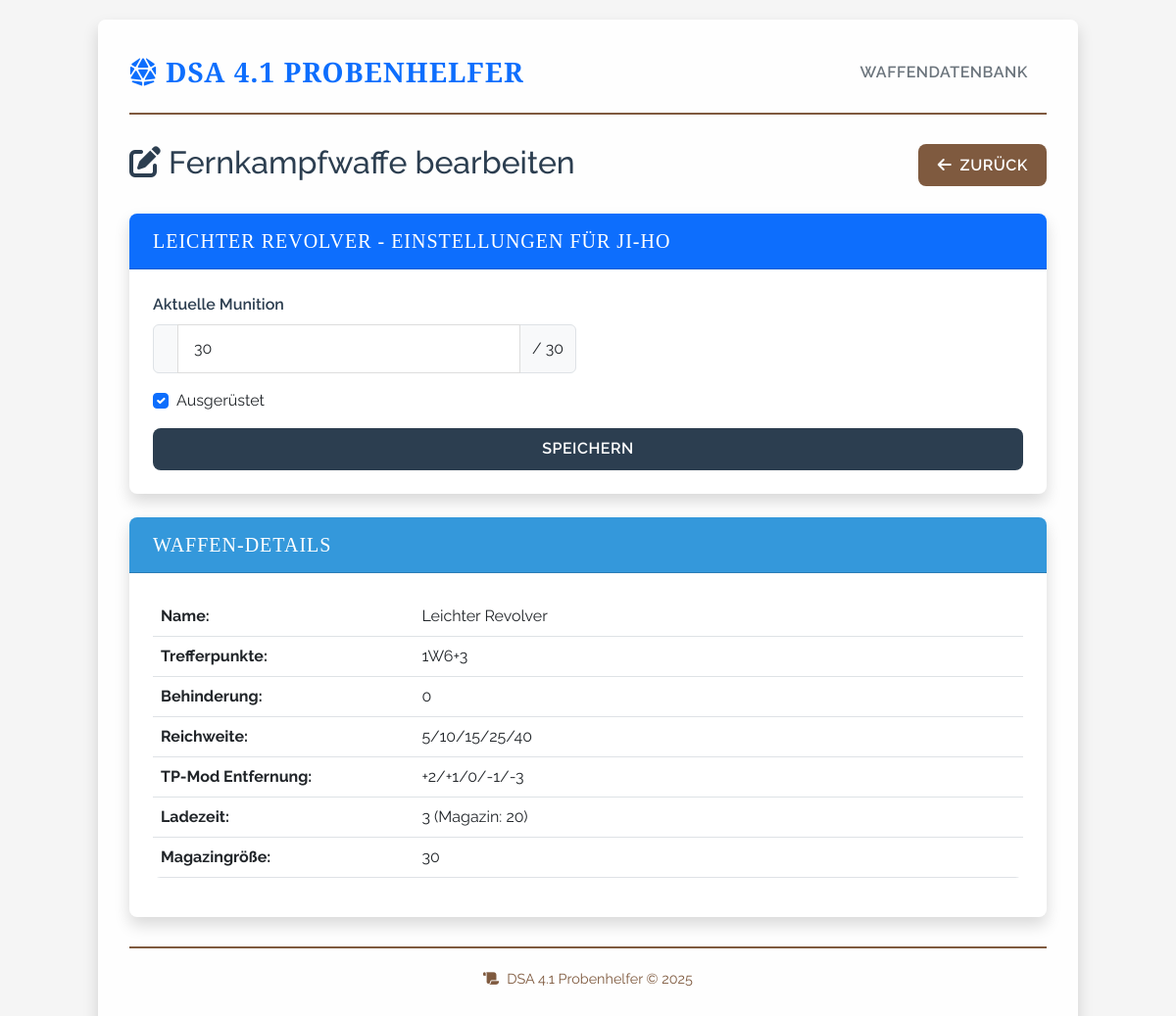
The page /character_weapon/ranged/1/edit on the database its author committed.
### app.py (models this page shows, shortened)
class Weapon(db.Model):
    __abstract__ = True
    id = db.Column(db.Integer, primary_key=True)
    name = db.Column(db.String(100), nullable=False)

class RangedWeapon(Weapon):
    __tablename__ = 'ranged_weapon'
    be = db.Column(db.Integer, default=0)  # Behinderung
    tp = db.Column(db.String(20), nullable=False)  # z.B. "1W6+4"
    reichweite = db.Column(db.String(50), nullable=False)  # z.B. "5/10/15/25/40"
    tp_mod_entfernung = db.Column(db.String(50), nullable=False)  # z.B. "+2/+1/0/-1/-3"
    ladezeit_einzeln = db.Column(db.Integer, default=1)  # Ladezeit innerhalb eines Magazins
    ladezeit_magazin = db.Column(db.Integer, nullable=True)  # Ladezeit für Magazinwechsel, NULL wenn kein Magazin
    munition_max = db.Column(db.Integer, default=0)  # Maximale Munition
    character_links = db.relationship('CharacterRangedWeapon', backref='weapon', lazy=True, cascade="all, delete-orphan")

class Character(db.Model):
    id = db.Column(db.Integer, primary_key=True)
    name = db.Column(db.String(100), nullable=False)
    lp = db.Column(db.Integer, nullable=False)
    ap = db.Column(db.Integer, nullable=False)
    op = db.Column(db.Integer, nullable=False)
    chi = db.Column(db.Integer, nullable=False, default=0)  # Neue Spalte für Chi-Punkte
    rs_wert = db.Column(db.Integer, nullable=False)
    pa_basis = db.Column(db.Integer, nullable=False)
    at_basis = db.Column(db.Integer, nullable=False)
    wundschwelle = db.Column(db.Integer, nullable=False)
    damage = db.Column(db.Integer, nullable=False)
    wunden = db.Column(db.Integer, nullable=False)
    initiative = db.Column(db.Integer, nullable=False)
    mut = db.Column(db.Integer, nullable=False)
    klugheit = db.Column(db.Integer, nullable=False)
    intuition = db.Column(db.Integer, nullable=False)
    charisma = db.Column(db.Integer, nullable=False)
    fingerfertigkeit = db.Column(db.Integer, nullable=False)
    gewandtheit = db.Column(db.Integer, nullable=False)
    konstitution = db.Column(db.Integer, nullable=False)
    koerperkraft = db.Column(db.Integer, nullable=False)
    be = db.Column(db.Integer, default=0)
    talente = db.relationship('Talent', backref='character', lazy=True, cascade="all, delete-orphan")
    melee_weapon_links = db.relationship('CharacterMeleeWeapon', backref='character', lazy=True, cascade="all, delete-orphan")
    ranged_weapon_links = db.relationship('CharacterRangedWeapon', backref='character', lazy=True, cascade="all, delete-orphan")
    parry_weapon_links = db.relationship('CharacterParryWeapon', backref='character', lazy=True, cascade="all, delete-orphan")

### app.py (the view)
@app.route('/character_weapon/ranged/<int:link_id>/edit', methods=['GET', 'POST'])
def edit_character_ranged_weapon(link_id):
    char_weapon = db.session.get(CharacterRangedWeapon, link_id)
    if char_weapon is None:
        abort(404)
    weapon = db.session.get(RangedWeapon, char_weapon.weapon_id)
    character = db.session.get(Character, char_weapon.character_id)
    form = CharacterWeaponForm(obj=char_weapon)
    if form.validate_on_submit():
        char_weapon.munition_aktuell = form.munition_aktuell.data
        char_weapon.equipped = form.equipped.data
        db.session.commit()
        flash(f'Einstellungen für "{weapon.name}" wurden aktualisiert!', 'success')
        return redirect(url_for('character_weapons', character_id=character.id))
    return render_template('character_weapon_form.html',
                          form=form,
                          weapon=weapon,
                          character=character,
                          is_melee=False,
                          is_ranged=True,
                          is_parry=False,
                          title='Fernkampfwaffe bearbeiten')

### app.py
class CharacterWeaponForm(FlaskForm):
    munition_aktuell = IntegerField('Aktuelle Munition', validators=[NumberRange(min=0)], default=0)
    equipped = BooleanField('Ausgerüstet')
    submit = SubmitField('Speichern')

### templates/character_weapon_form.html (shortened to what this page needs)
{% extends "layout.html" %}
{% block content %}
<div class="row mb-4">
  <div class="col">
    <h2><i class="fas fa-edit me-2"></i>{{ title }}</h2>
  </div>
  <div class="col text-end">
    <a href="{{ url_for('character_weapons', character_id=character.id) }}" class="btn btn-secondary">
      <i class="fas fa-arrow-left me-1"></i> Zurück
    </a>
  </div>
</div>
<div class="card mb-4">
  <div class="card-header bg-primary text-white">
    <h5 class="mb-0">{{ weapon.name }} - Einstellungen für {{ character.name }}</h5>
  </div>
  <div class="card-body">
    <form method="POST">
      {% if is_ranged %}
      <div class="row mb-3">
        <div class="col-md-6">
          <div class="form-group">
            {{ form.munition_aktuell.label(class="form-label") }}
            <div class="input-group">
              <span class="input-group-text"></span>
              {{ form.munition_aktuell(class="form-control") }}
              <span class="input-group-text">/ {{ weapon.munition_max }}</span>
            </div>
          </div>
        </div>
      </div>
      {% endif %}
      <div class="form-check mb-3">
        {{ form.equipped(class="form-check-input") }}
        {{ form.equipped.label(class="form-check-label") }}
      </div>
      <div class="d-grid gap-2">
        {{ form.submit(class="btn btn-primary") }}
      </div>
    </form>
  </div>
</div>
<div class="card mb-4">
  <div class="card-header bg-info text-white">
    <h5 class="mb-0">Waffen-Details</h5>
  </div>
  <div class="card-body">
    <div class="table-responsive">
      <table class="table">
        <tbody>
          <tr>
            <th style="width: 30%">Name:</th>
            <td>{{ weapon.name }}</td>
          </tr>
          {% if is_melee %}
          <tr>
            <th>Trefferpunkte:</th>
            <td>{{ weapon.tp }}</td>
          </tr>
          <tr>
            <th>Behinderung:</th>
            <td>{{ weapon.be }}</td>
          </tr>
          <tr>
            <th>Initiative:</th>
            <td>{{ weapon.ini_mod }}</td>
          </tr>
          <tr>
            <th>Attacke/Parade:</th>
            <td>{{ weapon.at_mod }}/{{ weapon.pa_mod }}</td>
          </tr>
          {% if weapon.tp_kk_schwelle > 0 %}
          <tr>
            <th>KK-Bonus:</th>
            <td>ab KK {{ weapon.tp_kk_schwelle }} (+1/{{ weapon.tp_kk_schritt }})</td>
          </tr>
          {% endif %}
          {% elif is_ranged %}
          <tr>
            <th>Trefferpunkte:</th>
            <td>{{ weapon.tp }}</td>
          </tr>
          <tr>
            <th>Behinderung:</th>
            <td>{{ weapon.be }}</td>
          </tr>
          <tr>
            <th>Reichweite:</th>
            <td>{{ weapon.reichweite }}</td>
          </tr>
          <tr>
            <th>TP-Mod Entfernung:</th>
            <td>{{ weapon.tp_mod_entfernung }}</td>
          </tr>
          <tr>
            <th>Ladezeit:</th>
            <td>{{ weapon.ladezeit_einzeln }}{% if weapon.ladezeit_magazin is not none %} (Magazin: {{ weapon.ladezeit_magazin }}){% endif %}</td>
          </tr>
          <tr>
            <th>Magazingröße:</th>
            <td>{{ weapon.munition_max }}</td>
          </tr>
          {% endif %}
        </tbody>
      </table>
    </div>
  </div>
</div>
{% endblock %}

### templates/layout.html (style rules this page uses)
:root { --primary-color: #2c3e50; --secondary-color: #7f5a3f; --accent-color: #c0392b; --success-color: #27ae60; --danger-color: #c0392b; --info-color: #3498db; --dark-color: #1a1a1a; --light-color: #f8f9fa; --border-radius: 0.5rem; --card-shadow: 0 0.5rem 1rem rgba(0, 0, 0, 0.15); --transition-speed: 0.3s; }
body { font-family: 'Raleway', sans-serif; color: var(--primary-color); background-color: #f5f5f5; background-image: url('https://www.transparenttextures.com/patterns/parchment.png'); padding-top: 20px; padding-bottom: 20px; }
.btn { transition: all var(--transition-speed); border-radius: var(--border-radius); font-weight: 600; text-transform: uppercase; letter-spacing: 0.5px; padding: 0.6rem 1.2rem; border: none; }
.btn-primary { background-color: var(--primary-color); }
.btn-secondary { background-color: var(--secondary-color); }
.card { border: none; border-radius: var(--border-radius); overflow: hidden; box-shadow: var(--card-shadow); transition: all var(--transition-speed); margin-bottom: 1.5rem; }
.card-header { background-color: var(--primary-color); color: white; font-family: 'Cinzel', serif; font-weight: 700; text-transform: uppercase; letter-spacing: 1px; padding: 1rem 1.5rem; }
.card-header.bg-info { background-color: var(--info-color) !important; }
.card-body { padding: 1.5rem; }
.form-control, .form-select { border-radius: var(--border-radius); padding: 0.75rem 1rem; border: 1px solid #ddd; transition: all var(--transition-speed); }
.form-label { font-weight: 600; color: var(--primary-color); margin-bottom: 0.5rem; }
.table { border-radius: var(--border-radius); overflow: hidden; }
.table tbody tr:nth-child(even) { background-color: rgba(0, 0, 0, 0.025); }

### rows shown on the page
RangedWeapon: name "LEICHTER REVOLVER", munition_max "30", name "Leichter Revolver", tp "1W6+3", be "0", reichweite "5/10/15/25/40", tp_mod_entfernung "+2/+1/0/-1/-3", ladezeit_einzeln "3", ladezeit_magazin "20"
Character: name "JI-HO"

### other values the page prints
{{ title }} "Fernkampfwaffe bearbeiten"
